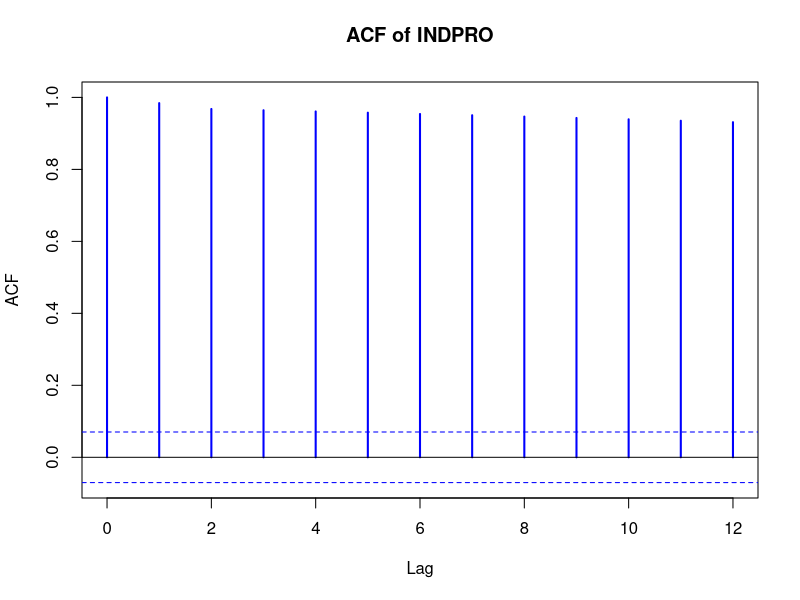
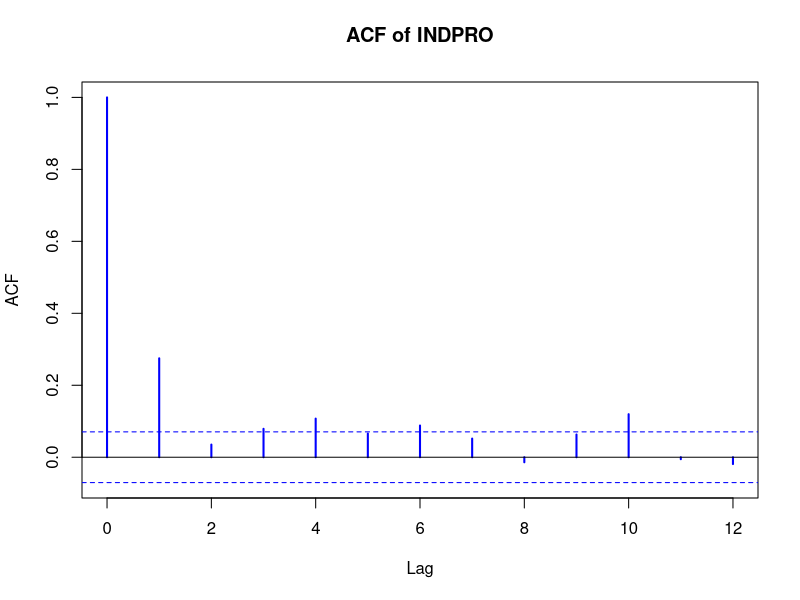
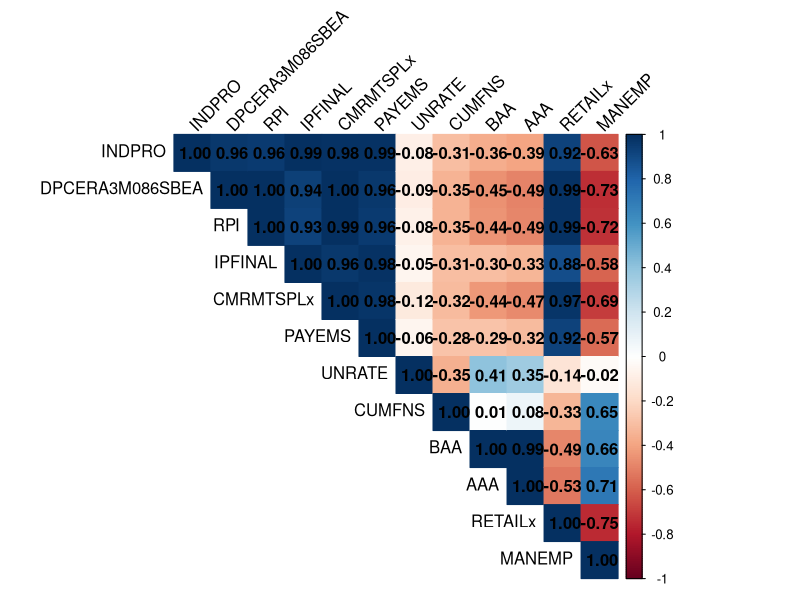
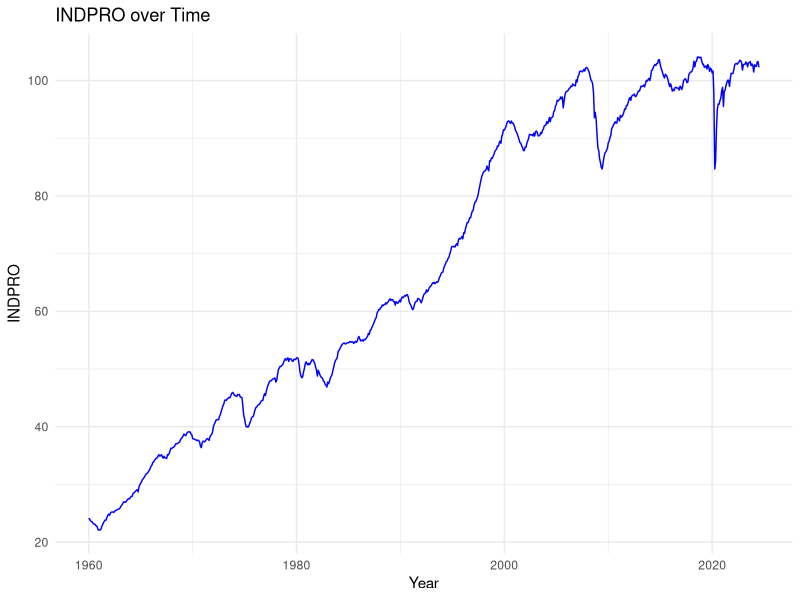
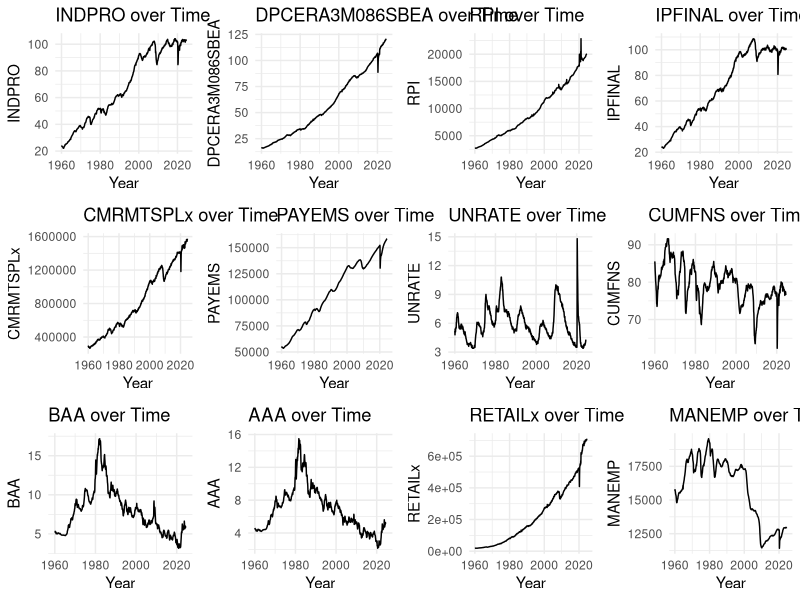

Reproduce these figures in R, in order.
library(readxl) 
library(dplyr)
library(ggplot2)
library(corrplot)
library(tseries)
library(writexl)
library(tidyr)

# Loading datasets
Pre <- read_excel("Pre_Dataset.xlsx")[-1,]
Pre_Dataset <- read_excel("Pre_Dataset.xlsx")[-1,-1]
Pre_Dataset <- Pre_Dataset %>%
  mutate(across(everything(), ~ ifelse(is.na(.), 0, .)))
Pre_Dataset <- Pre_Dataset %>%
  mutate(across(everything(), as.numeric))
Transformed_Dataset <- read_excel("Final_Transformed_Dataset.xlsx")[-1,-1]
Transformed_Dataset <- Transformed_Dataset %>%
  mutate(across(everything(), ~ ifelse(is.na(.), 0, .)))
Transformed_Dataset <- Transformed_Dataset %>%
  mutate(across(everything(), as.numeric))

####################################################
####### 1a. Auto Correlation Plot for INDPRO #######
####################################################
#Pre:
# Calculate autocorrelation for the 'INDPRO' column without plotting 
acf_results_pre <- lapply(Pre_Dataset['INDPRO'], acf, plot = FALSE)
acf_results_pre 
# Plotting ACF
par(mfrow = c(1, 1)) 
lapply(names(Pre_Dataset['INDPRO']), function(col) {
  acf(Pre_Dataset[[col]], main = paste("ACF of", col), lag.max = 12, col = "blue", lwd = 2)
})

#Transformed:
acf_results_transformed <- lapply(Transformed_Dataset['INDPRO'], acf, plot = FALSE)
acf_results_transformed 
par(mfrow = c(1, 1)) 
lapply(names(Transformed_Dataset['INDPRO']), function(col) {
  acf(Transformed_Dataset[[col]], main = paste("ACF of", col), lag.max = 12, col = "blue", lwd = 2)
})

####################################################
###### 1b. Augmented Dickey-Fuller (ADF) test ######
####################################################
# Pre:
adf_result <- adf.test(Pre_Dataset$INDPRO)
adf_result
# The Dickey-Fuller statistic is positive in this case, which is a key indicator that the time series might be non-stationary. 
# p-value = 0.99 -> not statistically significant & cannot reject the numm hypothesis that the series has a unit root
# The lag order refers to the number of lagged differences included in the test. 
# The ADF test is "augmented" with lagged values of the differenced series to account for higher-order autocorrelation that might be present in the data. 
# lag order 9 -> 9 lagged differences of the INDPRO series were included in the test to account for autocorrelation.

# Transformed: 
adf_result <- adf.test(Transformed_Dataset$INDPRO)
adf_result
# A more negative Dickey-Fuller statistic indicates stronger evidence against the presence of a unit root (non-stationarity)
# -7.3901 is quite negative, suggesting strong evidence that the series is stationary and does not have a unit root.
# p-value = 0.01 (significant) -> only a 1% chance that the INDPRO time series is non-stationary. 
# reject null hypothesis, conclude that it is likely stationary

####################################################
##### 2. Correlation matrix between variables #####
####################################################
subset_data <- Pre_Dataset[, c("INDPRO", "DPCERA3M086SBEA", "RPI", "IPFINAL", "CMRMTSPLx", "PAYEMS", "UNRATE", "CUMFNS", "BAA", "AAA", "RETAILx", "MANEMP")]  
correlation_matrix_subset <- cor(subset_data, use = "pairwise.complete.obs")
correlation_matrix_subset
write_xlsx(as.data.frame(correlation_matrix_subset), "correlation_matrix.xlsx")

# Heatmap of the correlation matrix
corrplot(correlation_matrix_subset, method = "color", type = "upper", 
         tl.col = "black", tl.srt = 45, 
         addCoef.col = "black")  

####################################################
############ 3. Descriptive Statistics ############# 
####################################################
subset_data <- Pre_Dataset[, c("INDPRO", "DPCERA3M086SBEA", "RPI", "IPFINAL", "CMRMTSPLx", "PAYEMS", "UNRATE", "CUMFNS", "BAA", "AAA", "RETAILx", "MANEMP")]  

descriptive_stats <- function(x) {
  stats <- c(
    Count = length(x),
    Mean = mean(x, na.rm = TRUE),
    `Standard error` = sd(x, na.rm = TRUE) / sqrt(length(na.omit(x))),
    Minimum = min(x, na.rm = TRUE),
    `25%` = quantile(x, 0.25, na.rm = TRUE),
    `50%` = median(x, na.rm = TRUE),
    `75%` = quantile(x, 0.75, na.rm = TRUE),
    Maximum = max(x, na.rm = TRUE)
  )
  return(stats)
}

descriptive_table <- sapply(subset_data, descriptive_stats)
descriptive_table <- as.data.frame(descriptive_table)
descriptive_table <- round(descriptive_table, 2)
descriptive_table <- cbind(Statistic = c("Count", "Mean", "Standard error", "Minimum", "25%", "50%", "75%", "Maximum"), descriptive_table)
descriptive_table
write_xlsx(as.data.frame(descriptive_table), "descriptive_table.xlsx")

####################################################
######### 4. Trends of INDPRO/ X-variables ######### 
####################################################
Pre <- read_excel("Pre_Dataset.xlsx")[-1,]
Pre$sasdate <- as.Date(as.numeric(Pre$sasdate), origin = "1899-12-30")
Pre$sasdate <- as.Date(Pre$sasdate, format = "%Y-%d-%m")
Pre$sasdate <- gsub("^(\\d{4})-(\\d{2})-(\\d{2})$", "\\1-\\3-\\2", Pre$sasdate)
Pre$sasdate <- as.Date(Pre$sasdate, format = "%Y-%m-%d")
subset_data <- Pre[, c("sasdate", "INDPRO", "DPCERA3M086SBEA", "RPI", "IPFINAL", "CMRMTSPLx", "PAYEMS", "UNRATE", "CUMFNS", "BAA", "AAA", "RETAILx", "MANEMP")]  

# Plot INDPRO 
ggplot(subset_data, aes(x = sasdate, y = INDPRO)) +
  geom_line(color = "blue") +
  labs(title = "INDPRO over Time", x = "Year", y = "INDPRO") +
  theme_minimal()

# Get column names of the indicators you want to plot excluding date
indicators <- names(subset_data)[!names(subset_data) %in% "sasdate"]
# Plotting the other indicators

library(ggplot2)
library(gridExtra)

# Create a list to store the plots
plots <- list()

# Loop through each indicator and generate the plot
for (indicator in indicators) {
  p <- ggplot(subset_data, aes(x = sasdate, y = .data[[indicator]])) +
    geom_line() +
    labs(title = paste(indicator, "over Time"), x = "Year", y = indicator) +
    theme_minimal()
  
  plots[[indicator]] <- p
}

# Arrange the plots in a grid with 3 rows and 4 columns
grid.arrange(grobs = plots, nrow = 3, ncol = 4)


